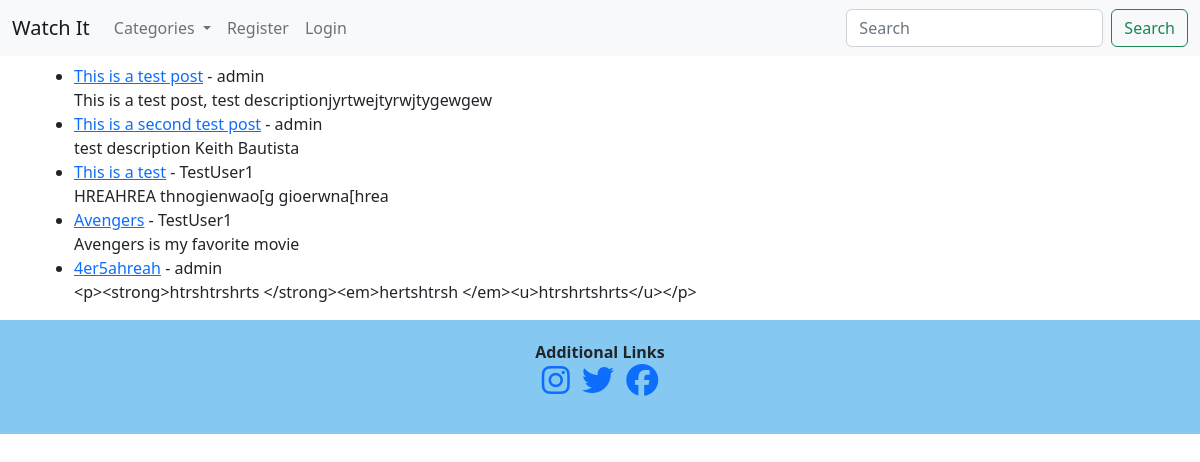
The page /category/Action/ on the database as committed earlier.
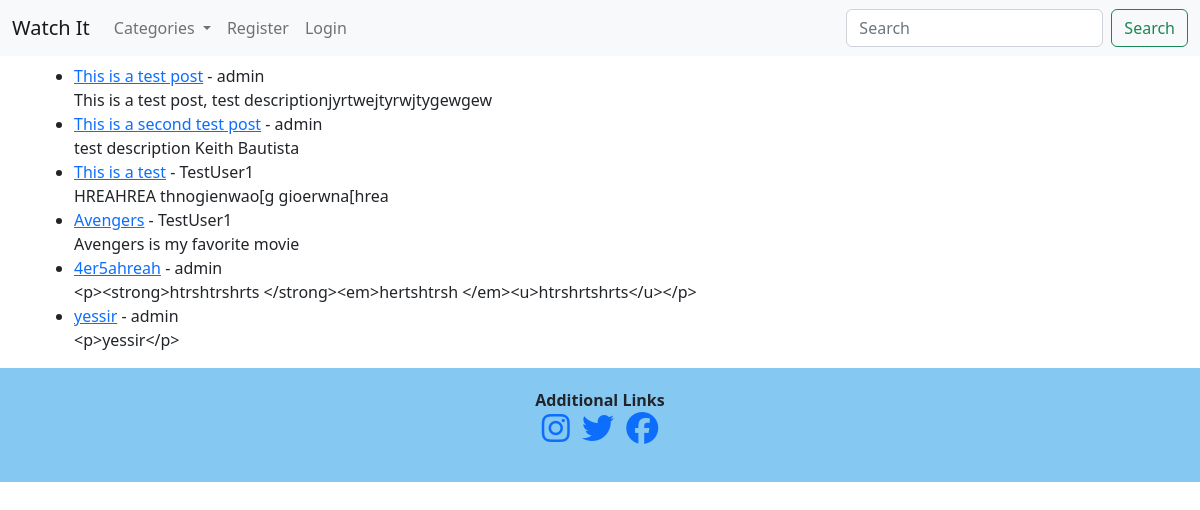
The same page on the database as committed later.
### watchit/models.py (models this page shows, shortened)
class Post(models.Model):
    title = models.CharField(max_length=255)
    title_tag = models.CharField(max_length=255)
    header_image = CloudinaryField('image', default='default')
    author = models.ForeignKey(User, on_delete=models.CASCADE)
    """This will delete all of users' posts"""
    body = RichTextField(blank=True, null=True)
    post_date = models.DateField(auto_now_add=True)
    category = models.CharField(max_length=255, default='Action')
    snippet = models.CharField(max_length=255, default='Click Above')
    likes = models.ManyToManyField(User, related_name='blog_posts')

### watchit/views.py (the view)
# urls.py: path('category/<str:category>/', CategoryView, name="category"),
def CategoryView(request, category):
    category_posts = Post.objects.filter(category=category)
    context = {}
    context['category_posts'] = category_posts
    category_menu = Category.objects.all()
    context["category_menu"] = category_menu
    return render(request, 'categories.html', context)

### watchit/models.py (called while the page is built)
    def __str__(self):
        return self.name

### watchit/templates/categories.html (shortened to what this page needs)
{% extends 'base.html' %}
{% block content %}
    {% if user.is_authenticated %}
        {% if category_posts %}
            <h1>{{ Category.name }}</h1>
            <ul>
            {% for Post in category_posts %}
                <li><a href="{% url 'movie-detail' Post.pk %}">{{ Post.title }}</a> - {{ Post.author }} - <a href="{% url 'edit-movie' Post.pk %}">Edit Movie</a> <br/>
                {{ Post.body|slice:":200" }}</li>
            {% endfor %}
            </ul>
        {% else %}
            <h1>There are no posts here yet</h1>
        {% endif %}
    {% else %}
            {% if category_posts %}
            <ul>
            {% for Post in category_posts %}
                <li><a href="{% url 'movie-detail' Post.pk %}">{{ Post.title }}</a> - {{ Post.author }} <br/>
                {{ Post.body|slice:":200" }}</li>
            {% endfor %}
            </ul>
        {% else %}
            <h1>There are no posts here yet</h1>
        {% endif %}
        {% endif %}
{% endblock %}

Rows that differ between the two databases and show on the page:
added Post: title "yessir", author "admin", body "<p>yessir</p>"
